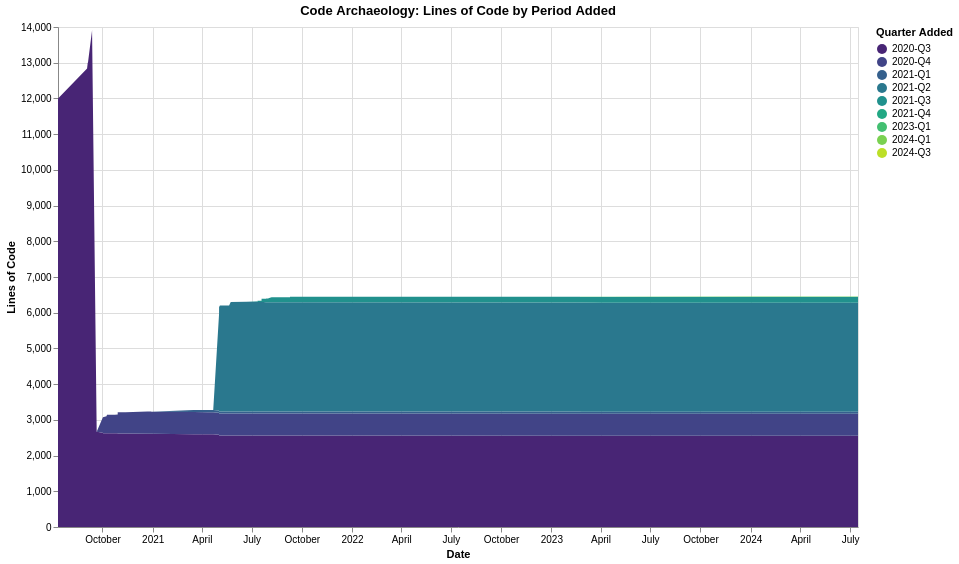

Here is the Vega-Lite specification saved for this chart:
### Vega-Lite specification from a JSON file in a GitHub repository (floating-point values rounded to 4 significant figures; data arrays with more than 128 entries replaced by an {"elided": "..."} marker saying what was removed)
{"$schema": "https://vega.github.io/schema/vega-lite/v6.1.0.json", "config": {"view": {"continuousHeight": 300, "continuousWidth": 300}}, "data": {"name": "data-47e185251026ebc98f3dbbd3952ebcd7"}, "datasets": {"data-47e185251026ebc98f3dbbd3952ebcd7": {"elided": "372 records"}}, "encoding": {"color": {"field": "period", "scale": {"scheme": "viridis"}, "title": "Quarter Added", "type": "ordinal"}, "order": {"field": "period", "type": "ordinal"}, "tooltip": [{"field": "commit_date", "type": "temporal"}, {"field": "period", "type": "ordinal"}, {"field": "line_count", "type": "quantitative"}], "x": {"field": "commit_date", "title": "Date", "type": "temporal"}, "y": {"field": "line_count", "title": "Lines of Code", "type": "quantitative"}}, "height": 500, "mark": {"type": "area"}, "title": "Code Archaeology: Lines of Code by Period Added", "width": 800}
